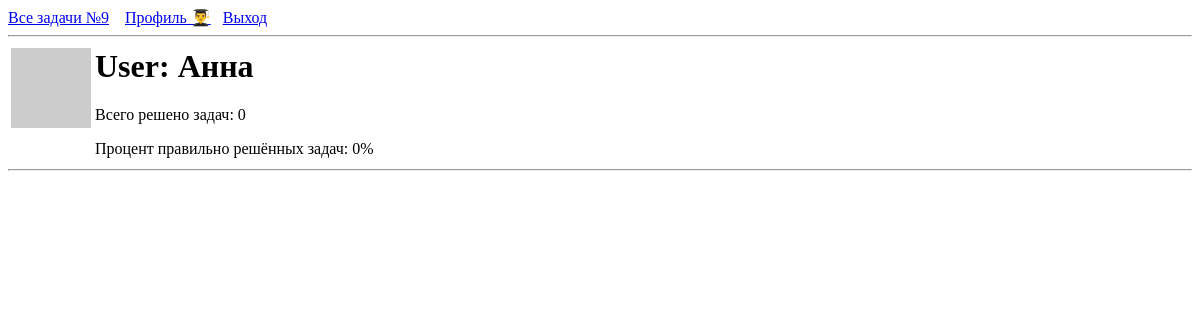
/user/Анна (signed in), run on an earlier commit of the app's database.
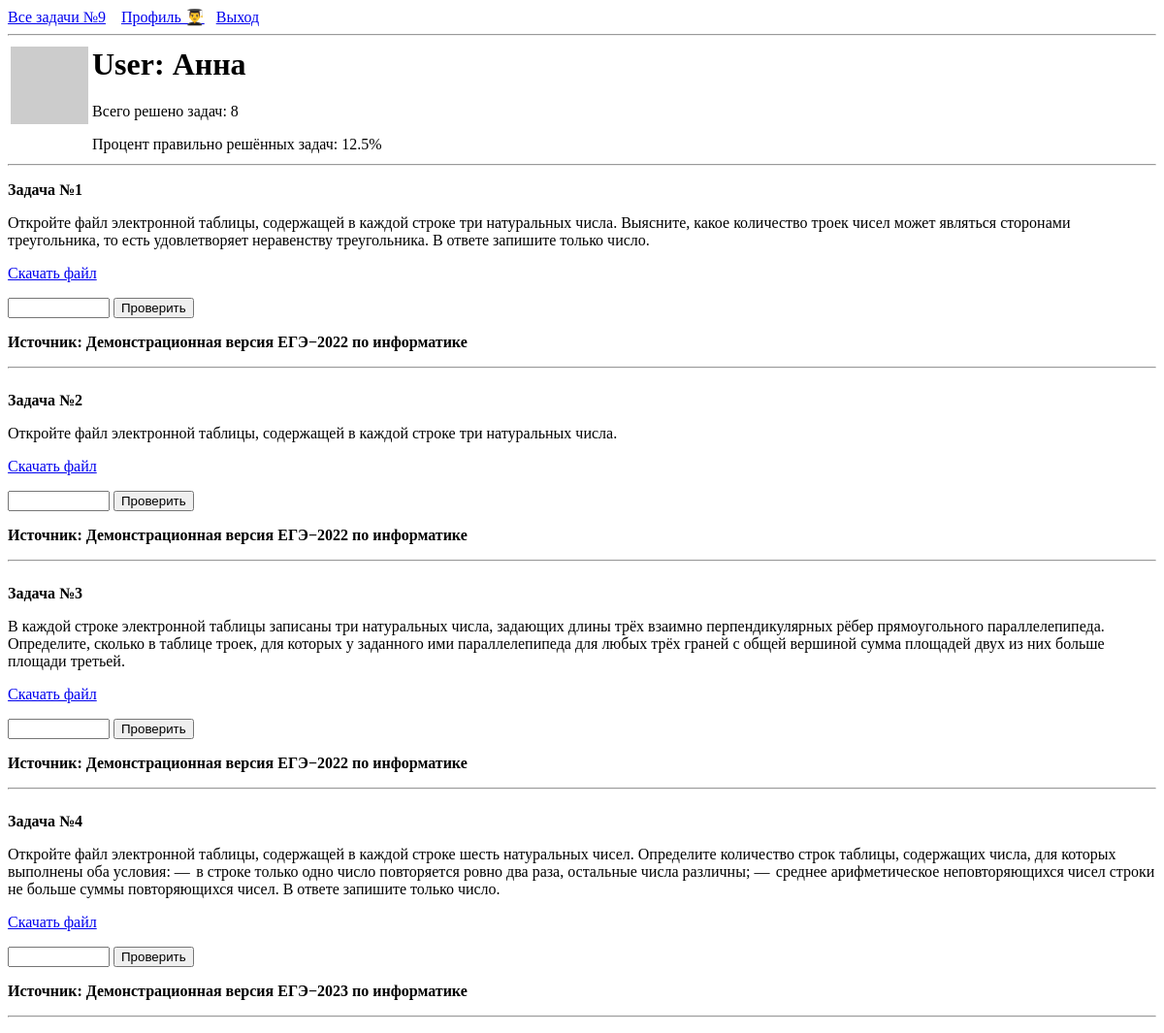
And on a later commit of the database.
### app/models.py (models this page shows, shortened)
class User(UserMixin, db.Model): # создание модели пользователей в базе данных
    id = db.Column(db.Integer, primary_key=True) # поле ID пользователя,db.Integer - целое число, primary_key-первичный ключ(уникален для всех пользователей)
    username=db.Column(db.String(64), index=True, unique=True) # поле имени пользователя,db.String(64)-строка максимум 64 символа,index- упрощение поиска,uniqu-поле должно быть уникальным
    email=db.Column(db.String(120), index=True, unique=True) # поле почты пользователя
    password_hash=db.Column(db.String(128)) # поле хэша пароля(уникальный код, созданный по паролю; при входе сравнивается именно хэш)
    admin = db.Column(db.Boolean, default=False, nullable=False) # поле указания является ли пользователь админом, db.Boolean-логическое значение(либо true либо false),default=False-по умолчанию пользователь не админ,nullable=False-поле не может содержать нулевые значения
    count_tasks = db.Column(db.Integer, default=0 ) # поле количества решённых задач, значение по умолчанию 0
    count_correct_tasks = db.Column(db.Integer, default=0 ) # поле количества правильно решенных задач
    tasks = db.relationship( # поле связки
        'Task', secondary = solved_tasks, # указание таблицы, с которой идёт связка, и таблицы,в которой указано как связаны задачи и пользователи
        primaryjoin = (solved_tasks.c.user_id == id),
        secondaryjoin = (solved_tasks.c.task_id==Task.id),
        backref = db.backref('solvedtasks', lazy = 'dynamic'),# имя для связки и режим выполнения запроса
        lazy = 'dynamic'
    )
    def avatar(self,size): # метод для демонстрации аватара
        digest = md5(self.email.lower().encode('utf-8')).hexdigest() # создание хеша по email пользователя в 16-ном коде
        return f'https://www.gravatar.com/avatar/{digest}?d=identicon&s={size}' # ссылка на аватар с сайта граватар, digest-хеш пользователя,d=identicon-картинка по умолчанию, s={size}-размер картинки
    def solved_tasks(self):
        return Task.query.join(
            solved_tasks, (solved_tasks.c.task_id==Task.id)).filter(
            solved_tasks.c.user_id==self.id)
    def task_is_solved(self, task):
        return self.tasks.filter(solved_tasks.c.task_id==task.id).count()>0

class Task(db.Model):# создание модели задач в базе данных
    id = db.Column(db.Integer, primary_key=True) # поле ID задач,db.Integer - целое число,primary_key-первичный ключ(уникален для всех задач)
    body = db.Column(db.String(1024)) # поле текста задачи, максимум 1024 символа
    link = db.Column(db.String(256)) # поле ссылки для скачивания файла
    answer = db.Column(db.String(32)) # поле правильного ответа к задаче
    author = db.Column(db.String(64)) # поле имени автора задачи
    link_solution = db.Column(db.String(256))

### app/routes.py (the view)
@app.route('/user/<username>')
@login_required
def user(username):
    user = User.query.filter_by(username=username).first_or_404()
    tasks = user.solved_tasks()
    return render_template('user.html', user=user, tasks=tasks, solved_tasks=solved_tasks)

### app/models.py (called while the page is built)
@login.user_loader # регистрирование пользовательского загрузчика
def load_user(id): # функция пользовательского загрузчика
    return User.query.get(int(id)) # возврат пользователя из базы данных по id

### app/templates/user.html
{% extends "base.html" %}
{% block content %}
<table>
    <tr valign="top">
        <td><img src="{{ user.avatar(128) }}"></td>
        <td>
            <h1>User: {{ user.username }}</h1>
            <p>Всего решено задач: {{ user.count_tasks }}</p>
            {% if user.count_tasks %}
            <p> Процент правильно решённых задач: {{ user.count_correct_tasks/user.count_tasks*100 }}%</p>
            {% else %}
            <p> Процент правильно решённых задач: 0%</p>
            {% endif %}
        </td>
    </tr>
</table>
<hr>
{% for task in tasks %}
{% include '_task.html' %}
{% endfor %}
{% endblock %}

### app/templates/_task.html
<table id="{{ task.id }}">
    <tr valign="top"><p><b>Задача №{{ task.id }}</b></p></tr>
    <tr valign="top"><p>{{ task.body }}</p></tr>
    <tr valign="top"><p><a href="{{ task.link }}">Скачать файл</a></p></tr>
    {% if current_user.task_is_solved(task) %}
    <tr valign="top"><p>Правильный ответ: {{ task.answer }}</p></tr>
    <tr valign="top"><p>Ваш ответ: {{ solved_tasks.select().where(solved_tasks.c.user_id==current_user.id, solved_tasks.c.task_id==task.id).params()['answer'] }} </p></tr>
    <tr valign="top"><p><a href="{{ task.link_solution }}">Ссылка на решение задачи</a></p></tr>
    {% else %}
    <tr valign="top">
        <form method="get" action="../result/{{ task.id }}" autocomplete="off">
        <p><input type="text" name="answer" required minlength="1" maxlength="10" size="10" />
            <input type="submit" value="Проверить"></p>
        </form>
    </tr>
    {% endif %}
    <tr valign="top"><p><b>Источник: {{ task.author }}</b></p></tr>
<hr>
</table>

What changed in the data, as far as the page shows it:
changed User "Анна": count_tasks "0" → "8"; user.count_correct_tasks/user.count_tasks*100 (not shown) → "12.5"
now on this page (row unchanged): Task: id "1", body "Откройте файл электронной таблицы, содержащей в каждой строке три натуральных числа. Выясните, какое количество троек чисел может являться сторонами треугольника, то есть удовлетворяет неравенству треугольника. В ответе запишите только число.", author "Демонстрационная версия ЕГЭ−2022 по информатике"
added Task: id "2", body "Откройте файл электронной таблицы, содержащей в каждой строке три натуральных числа.", author "Демонстрационная версия ЕГЭ−2022 по информатике"
added Task: id "3", body "В каждой строке электронной таблицы записаны три натуральных числа, задающих длины трёх взаимно перпендикулярных рёбер прямоугольного параллелепипеда. Определите, сколько в таблице троек, для которых у заданного ими параллелепипеда для любых трёх граней с общей вершиной сумма площадей двух из них больше площади третьей.", author "Демонстрационная версия ЕГЭ−2022 по информатике"
added Task: id "4", body "Откройте файл электронной таблицы, содержащей в каждой строке шесть натуральных чисел. Определите количество строк таблицы, содержащих числа, для которых выполнены оба условия: — в строке только одно число повторяется ровно два раза, остальные числа различны; — среднее арифметическое неповторяющихся чисел строки не больше суммы повторяющихся чисел. В ответе запишите только число.", author "Демонстрационная версия ЕГЭ−2023 по информатике"
Also different on the page:
text no longer shown: "Процент правильно решённых задач: 0%"
text now shown: "Процент правильно решённых задач: %"
